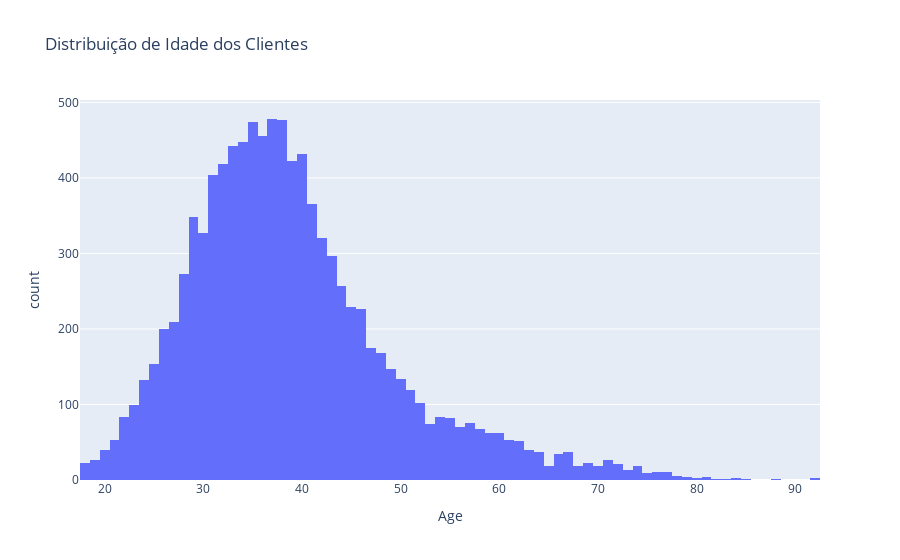

The notebook cell saved with this chart:
### Code cell
fig = px.histogram(df, x='Age',
                   title= 'Distribuição de Idade dos Clientes',
                   labels= {'Age', 'Idade'})
fig.show()

### Figure 1 — Plotly figure (JSON) as saved in the notebook; plotly's stock layout.template omitted (floating-point values rounded to 4 significant figures; data arrays with more than 128 entries replaced by an {"elided": "..."} marker saying what was removed)
{"data": [{"bingroup": "x", "hovertemplate": "Age=%{x}<br>count=%{y}<extra></extra>", "legendgroup": "", "marker": {"color": "#636efa", "pattern": {"shape": ""}}, "name": "", "orientation": "v", "showlegend": false, "type": "histogram", "x": {"elided": "10000 int values"}, "xaxis": "x", "yaxis": "y"}], "layout": {"barmode": "relative", "legend": {"tracegroupgap": 0}, "title": {"text": "Distribuição de Idade dos Clientes"}, "xaxis": {"anchor": "y", "domain": [0, 1], "title": {"text": "Age"}}, "yaxis": {"anchor": "x", "domain": [0, 1], "title": {"text": "count"}}}}
